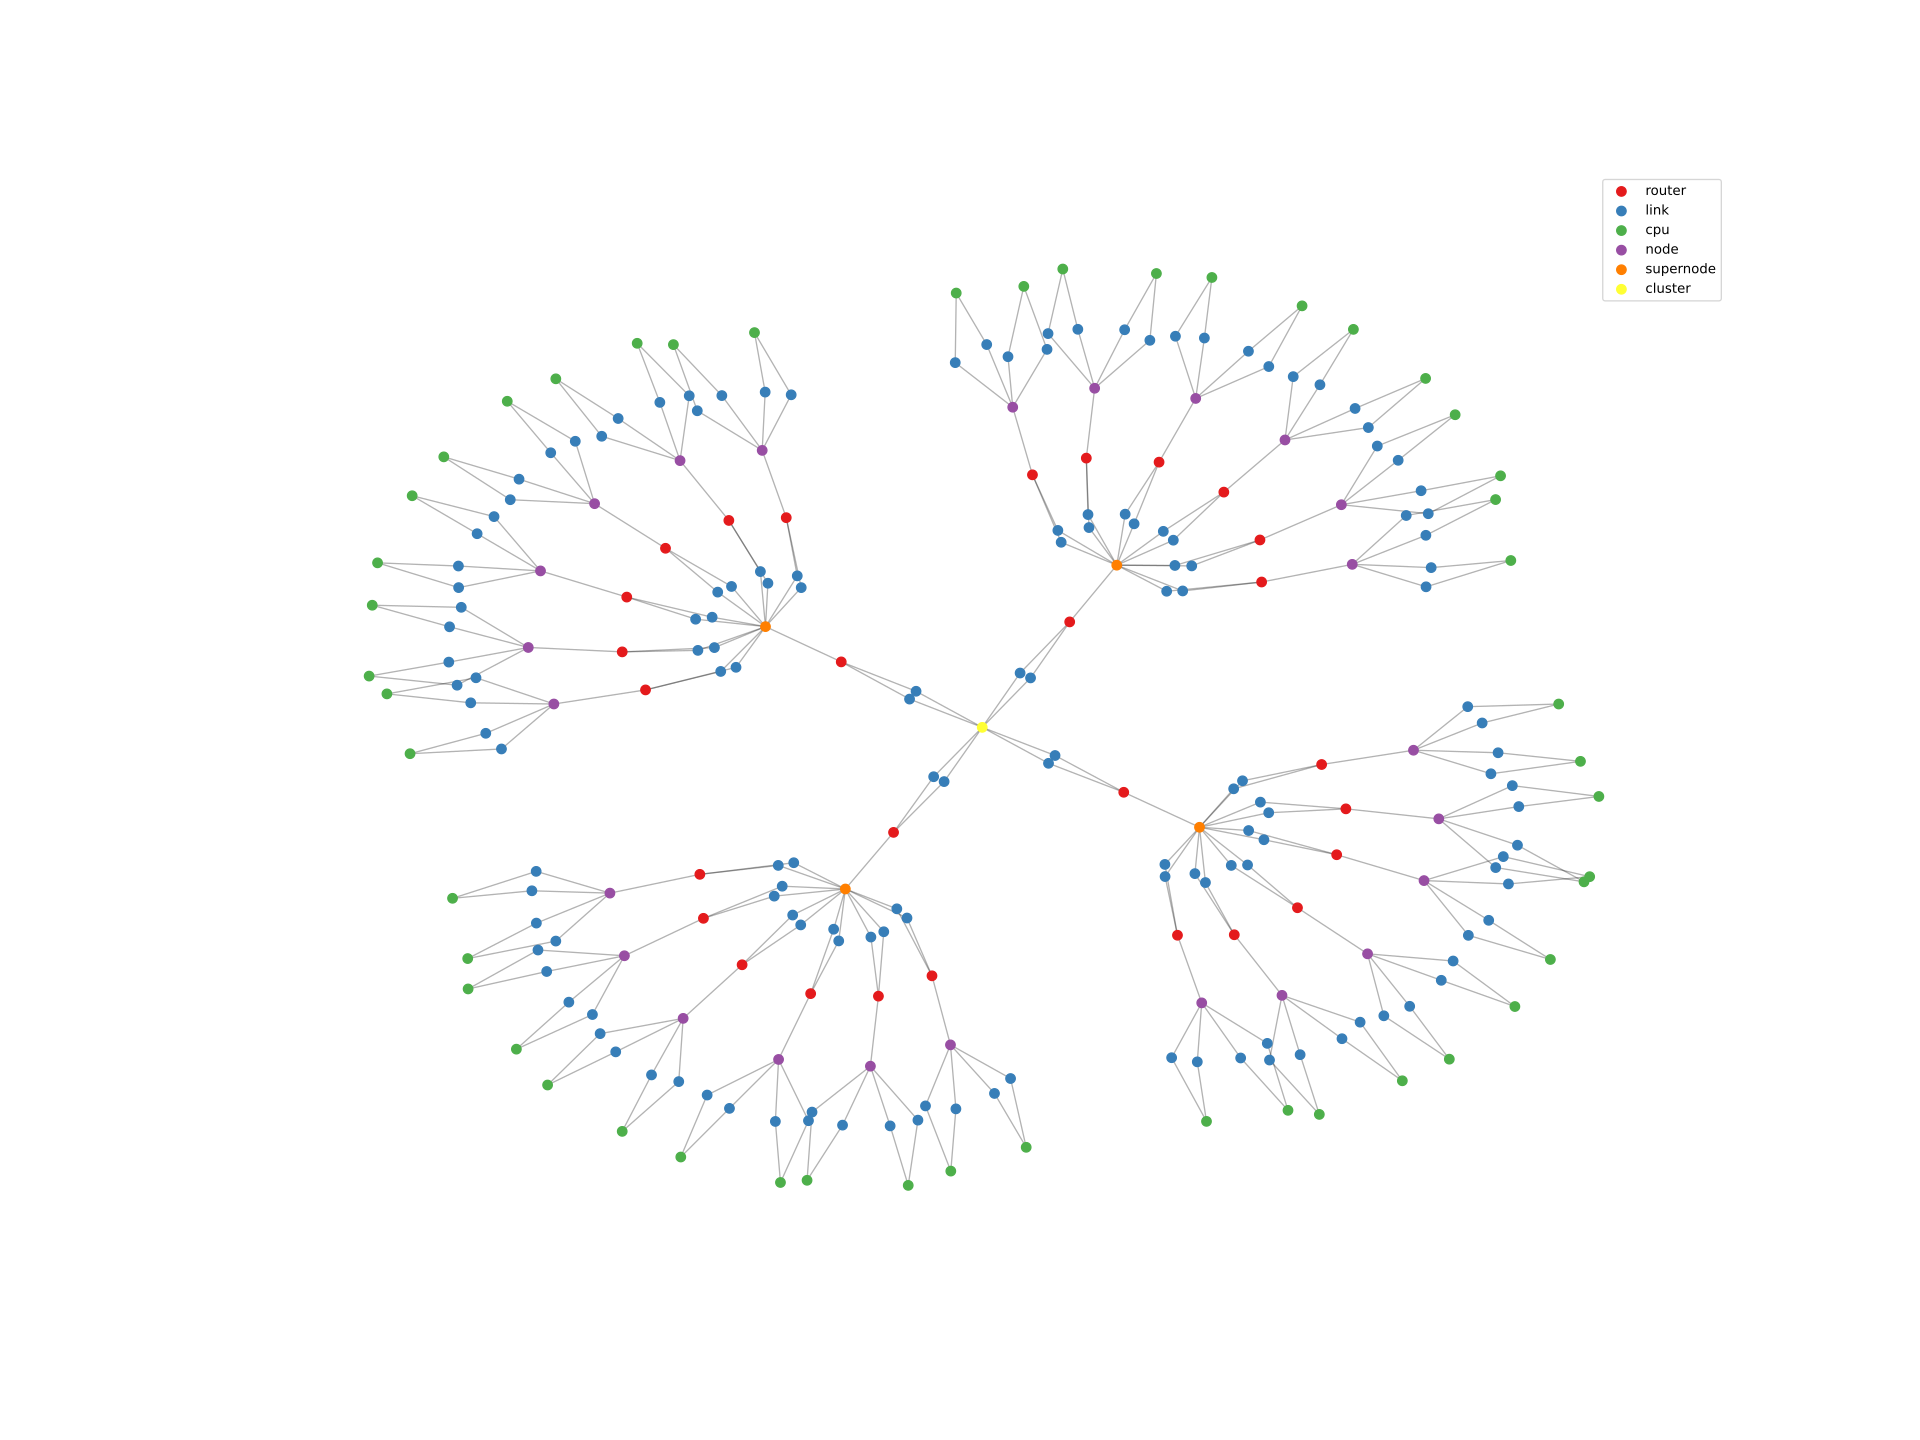

This figure's Python source:
#! /usr/bin/env python3

# Copyright (c) 2006-2022. The SimGrid Team. All rights reserved.

# This program is free software; you can redistribute it and/or modify it
# under the terms of the license (GNU LGPL) which comes with this package.


# This script takes as input a C++ platform file, compiles it, then dump the
# routing graph as a CSV and generate an SVG image.
# The layout should be alright for any platform file, but the colors are very
# ad-hoc for file supernode.cpp : do not hesitate to adapt this script to your needs.

import sys
import subprocess
import pandas
import matplotlib as mpl
import matplotlib.pyplot as plt
import networkx as nx
try:
    from palettable.colorbrewer.qualitative import Set1_9
    colors = Set1_9.hex_colors
except ImportError:
    print('Warning: could not import palettable, will use a default palette.')
    colors = [None]*10


def run_command(cmd):
    print(cmd)
    subprocess.run(cmd.split(), capture_output=True, check=True)


def compile_platform(platform_cpp):
    platform_so = platform_cpp.replace('.cpp', '.so')
    cmd = f'g++ -g -fPIC -shared -o {platform_so} {platform_cpp} -lsimgrid'
    run_command(cmd)
    return platform_so


def dump_csv(platform_so):
    platform_csv = platform_so.replace('.so', '.csv')
    cmd = f'graphicator {platform_so} {platform_csv}'
    run_command(cmd)
    return platform_csv


def load_graph(platform_csv):
    edges = pandas.read_csv(platform_csv)
    G = nx.Graph()
    G.add_edges_from([e for _, e in edges.drop_duplicates().iterrows()])
    print(f'Loaded a graph with {len(G)} vertices with {len(G.edges)} edges')
    return G


def plot_graph(G, label=False, groups=[]):
    # First, we compute the graph layout, i.e. the position of the nodes.
    # The neato algorithm from graphviz is nicer, but this is an extra-dependency.
    # The spring_layout is also not too bad.
    try:
        pos = nx.nx_agraph.graphviz_layout(G, 'neato')
    except ImportError:
        print('Warning: could not import pygraphviz, will use another layout algorithm.')
        pos = nx.spring_layout(G, k=0.5, iterations=1000, seed=42)
    plt.figure(figsize=(20, 15))
    plt.axis('off')
    all_nodes = set(G)
    # We then iterate on all the specified groups, to plot each of them in the right color.
    # Note that the order of the groups is important here, as we are looking at substrings in the node names.
    for i, grp in enumerate(groups):
        nodes = {u for u in all_nodes if grp in u}
        all_nodes -= nodes
        nx.draw_networkx_nodes(G, pos, nodelist=nodes, node_size=50, node_color=colors[i], label=grp.replace('_', ''))
    nx.draw_networkx_nodes(G, pos, nodelist=all_nodes, node_size=50, node_color=colors[-1], label='unknown')
    # Finally we draw the edges, the (optional) labels, and the legend.
    nx.draw_networkx_edges(G, pos, alpha=0.3)
    if label:
        nx.draw_networkx_labels(G, pos)
    plt.legend(scatterpoints = 1)


def generate_svg(platform_csv):
    G = load_graph(platform_csv)
    plot_graph(G, label=False, groups=['router', 'link', 'cpu', '_node', 'supernode', 'cluster'])
    img = platform_csv.replace('.csv', '.svg')
    plt.savefig(img)
    print(f'Generated file {img}')


if __name__ == '__main__':
    if len(sys.argv) != 2:
        sys.exit(f'Syntax: {sys.argv[0]} platform.cpp')
    platform_cpp = sys.argv[1]
    platform_so = compile_platform(platform_cpp)
    platform_csv = dump_csv(platform_so)
    generate_svg(platform_csv)
